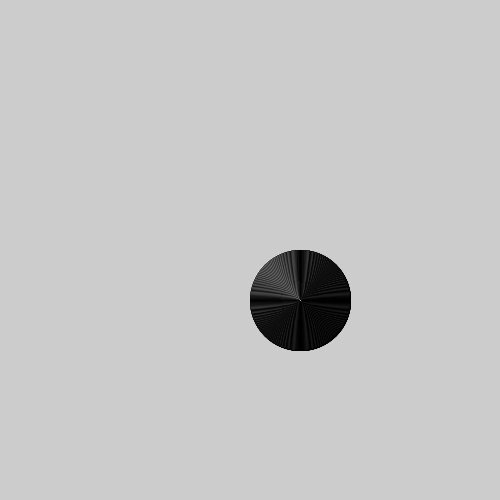
Frame 1 (no input)
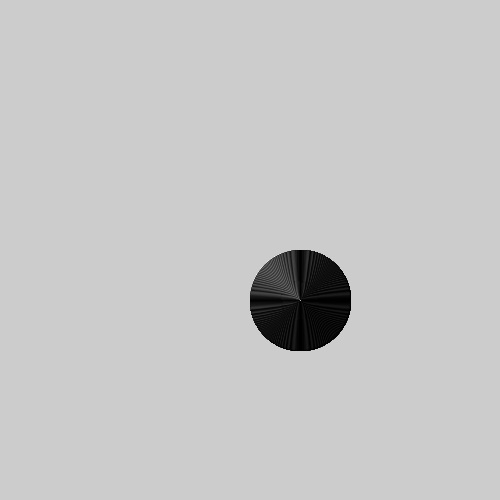
Frame 60 (the mouse pressed at the canvas centre just before this capture)
Frame 120 (the mouse held since frame 60 and released just before this capture): identical to frame 60, image omitted

The Processing sketch that drew these frames (run headless with seeded random() and noise(); from frame 60 on, the mouse is pressed at the canvas centre):

// Processing sketch: bullseye
// ── bullseye.pde

void setup() {
 
  // set the size of your sketch
  size(500,500);
}

void draw() {
  
  //Starting with the largest ellipse, use a for loop to draw a bullseye with ellipses.
  
  //Use an if statement and modulo to alternate the color of your rings.
  
  
  for (int i = 1; i < 10; i++) {
    int circle = 100;
    while (circle > 1) {
   ellipse(300,300,circle,circle);
   circle--;
    }
   
    
  }
  
}
